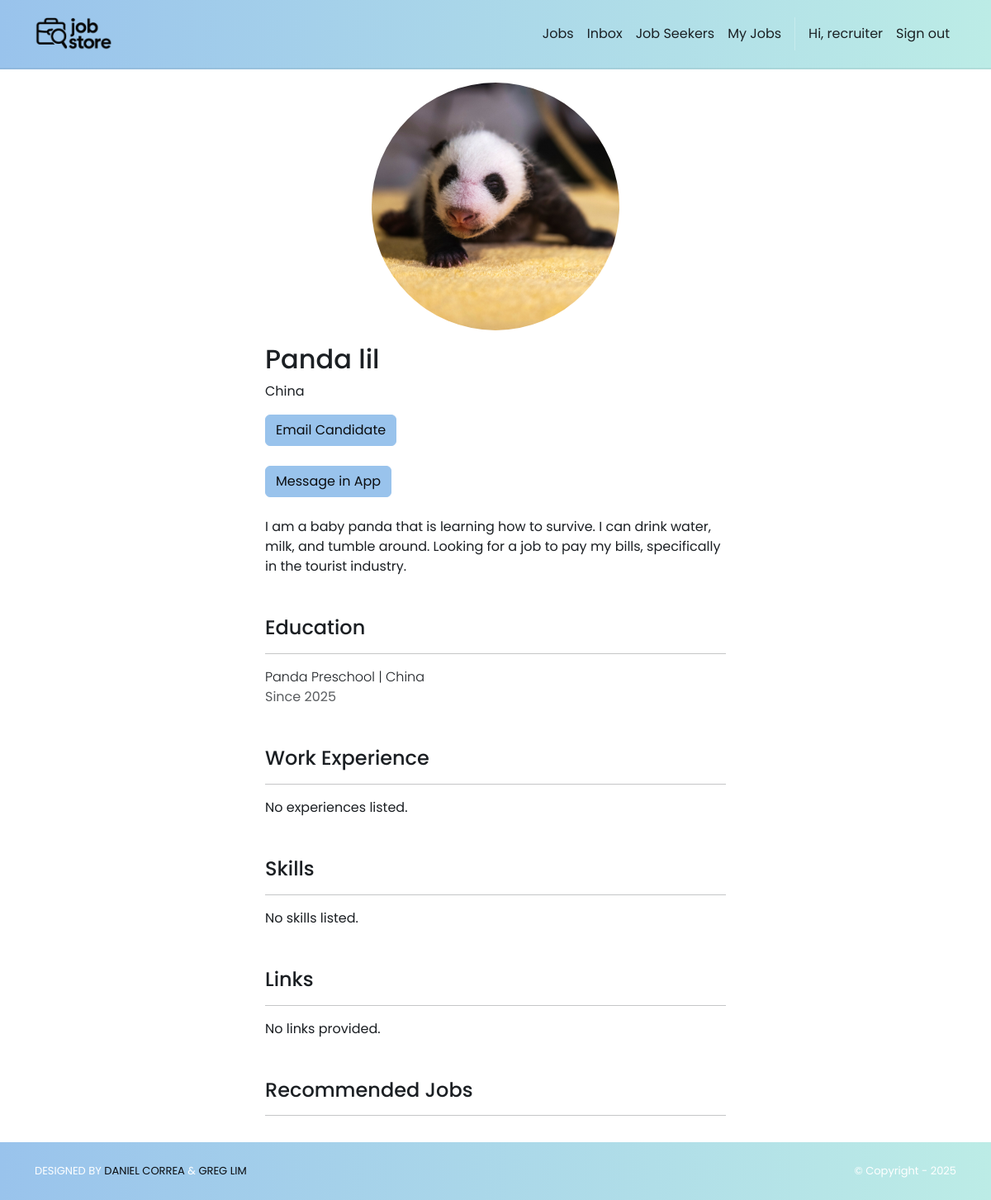
The app's page /jobSeekers/2/ (signed in) with its own data.
### accounts/models.py (models this page shows)
class User(AbstractUser):
    class Roles(models.TextChoices):
        RECRUITER = "RECRUITER", "Recruiter"
        JOB_SEEKER = "JOB_SEEKER", "Job Seeker"
    role = models.CharField(
        max_length=20, choices=Roles.choices, default=Roles.JOB_SEEKER, db_index=True
    )
    @property
    def is_recruiter(self) -> bool:
        return self.role == self.Roles.RECRUITER
    @property
    def is_jobseeker(self) -> bool:
        return self.role == self.Roles.JOB_SEEKER

### jobSeekers/models.py (models this page shows, shortened)
class JobSeeker(models.Model):
    user = models.OneToOneField(
        settings.AUTH_USER_MODEL, on_delete=models.CASCADE, related_name="jobseeker_profile"
    )
    firstName = models.CharField("First Name", max_length=255)
    lastName  = models.CharField("Last Name", max_length=255)
    location  = models.CharField("Location", max_length=255, blank=True)
    image     = models.ImageField("Profile Image", upload_to='jobSeeker_images/', null=True, blank=True)
    years_experience = models.PositiveIntegerField(null=True, blank=True)
    open_to_work = models.BooleanField(default=True)
    desired_salary_min = models.PositiveIntegerField(null=True, blank=True)
    desired_salary_max = models.PositiveIntegerField(null=True, blank=True)
    education = models.ForeignKey("Institution", on_delete=models.PROTECT, related_name="jobSeeker", null=True, blank=True)
    degree    = models.CharField(max_length=255, blank=True)
    startYear = models.IntegerField("Start Year", null=True, blank=True)
    endYear   = models.IntegerField("End Year", null=True, blank=True)
    headline   = models.TextField(blank=True)
    experience = models.ManyToManyField("Experience", related_name="jobSeeker", blank=True)
    skills     = models.ManyToManyField("Skill", related_name="jobSeeker", blank=True)
    links      = models.ManyToManyField("Link", related_name="jobSeeker", blank=True)
    hide_image = models.BooleanField(default=False)
    hide_headline = models.BooleanField(default=False)
    hide_profile = models.BooleanField(default=False)
    hide_location = models.BooleanField(default=False)

class Institution(models.Model):
    name     = models.CharField(max_length=255)
    location = models.CharField(max_length=255, blank=True)

### jobSeekers/views.py (the view)
# urls.py: path("<int:id>/", views.show, name="jobSeekers.show"),
@login_required
@recruiter_required
def show(request, id):
    jobSeeker = get_object_or_404(JobSeeker, id=id)
    template_data = {
        "jobSeeker": jobSeeker,
        "name": f"{jobSeeker.firstName} {jobSeeker.lastName}",
        "experiences": jobSeeker.experience.all(),  # ManyToMany forward relation
        "skills": jobSeeker.skills.all(),
        "links": jobSeeker.links.all(),
        "hide_profile": jobSeeker.hide_profile,
    }
    return render(request, "jobSeekers/show.html", {"template_data": template_data})

### jobStore/context_processors.py (called while the page is built)
def static_revisions(request):
    base = Path(settings.BASE_DIR)
    logo_path = base / 'jobStore' / 'static' / 'img' / 'logo.png'
    try:
        rev_logo = str(int(os.path.getmtime(logo_path)))
    except Exception:
        rev_logo = '1'
    css_path = base / 'jobStore' / 'static' / 'css' / 'style.css'
    try:
        rev_css = str(int(os.path.getmtime(css_path)))
    except Exception:
        rev_css = '1'
    return {
        'STATIC_REV_LOGO': rev_logo,
        'STATIC_REV_CSS': rev_css,
    }

### jobSeekers/templates/jobSeekers/show.html (shortened to what this page needs)
{% extends 'base.html' %}
{% block content %}
{% load static %}
<div class="p-3">
  <div class="container">
    <div class="col-md-6 mx-auto mb-3">
      <div class="mb-3 text-center">
        {% load static %}
        {% if template_data.jobSeeker.image and not template_data.jobSeeker.hide_image %}
          <img src="{{ template_data.jobSeeker.image.url }}" class="d-block mx-auto" style="width:300px;height:300px;border-radius:50%;object-fit:cover;object-position:center;" alt="{{ template_data.name }}">
        {% else %}
          <img src="{% static 'img/default_profile.jpg' %}" class="avatar-big d-block mx-auto" alt="No profile image">
        {% endif %}
      </div>
      <h2>{{ template_data.name }}</h2>
      {% if not template_data.jobSeeker.hide_location %}
        <p>{{ template_data.jobSeeker.location }}</p>
      {% endif %}
      {% if user.is_authenticated %}
        {% if user.is_recruiter or user.is_staff %}
          <div class="mt-2 mb-4">
            <a href="{% url 'jobSeekers.email_candidate' template_data.jobSeeker.id %}" class="btn btn-primary">
              Email Candidate
            </a>
          </div>
          <div class="mt-2 mb-4">
            <a href="{% url 'conversation' template_data.jobSeeker.user.username %}" class="btn btn-primary">
              Message in App
            </a>
          </div>
        {% endif %}
      {% endif %}
      {% if not template_data.jobSeeker.hide_headline %}
      <div class="mt-3">{{ template_data.jobSeeker.headline }}</div>
      {% endif %}
      <h4 class="mt-5">Education</h4>
      <hr />
      {% if template_data.jobSeeker.education.name %}
        <div class="fw-light">
          {{ template_data.jobSeeker.education.name }} | {{ template_data.jobSeeker.education.location }}
        </div>
        <div class="text-body-secondary">
          {% if template_data.jobSeeker.endYear == None %}
            Since {{ template_data.jobSeeker.startYear }}
          {% else %}
            {{ template_data.jobSeeker.startYear }} - {{ template_data.jobSeeker.endYear }}
          {% endif %}
        </div>
      {% else %}
        No education listed.
      {% endif %}
      <h4 class="mt-5">Work Experience</h4>
      <hr />
      {% for experience in template_data.experiences %}
        <div class="col-md-8 col-12 mb-5">
          <div class="fw-semibold lh-sm fs-5 text-truncate" style="max-width: 500px;">
            {{ experience.name }} | {% if not template_data.jobSeeker.hide_location %} {{ experience.location }} {% endif %}
          </div>
          <div class="text-body-secondary my-1 lh-sm mb-3">
            {% if experience.endDate == "" %}
              Since {{ experience.startDate }}
            {% else %}
              {{ experience.startDate }} - {{ experience.endDate }}
            {% endif %}
          </div>
          <div class="my-1 lh-sm mb-3">
            {{ experience.description }}
          </div>
        </div>
      {% empty %}
        <p>No experiences listed.</p>
      {% endfor %}
      <h4 class="mt-5">Skills</h4>
      <hr />
      {% for skill in template_data.skills %}
        <div class="col-md-8 col-12 mb-2">
          <span class="badge bg-secondary">{{ skill.name }}</span>
        </div>
      {% empty %}
        <p>No skills listed.</p>
      {% endfor %}
      <h4 class="mt-5">Links</h4>
      <hr />
      {% for link in template_data.links %}
        <div class="col-md-8 col-12 mb-2">
          <a href="{{ link.url }}" target="_blank">{{ link.url }}</a>
        </div>
      {% empty %}
        <p>No links provided.</p>
      {% endfor %}
      <h4 class="mt-5">Recommended Jobs</h4>
      <hr />
    </div>
  </div>
</div>
{% endblock %}

### jobStore/templates/base.html (shortened to what this page needs)
<!DOCTYPE html>
<html>
  {% load static %}
  <head>
    <link href="https://cdn.jsdelivr.net/npm/bootstrap@5.3.3/dist/css/bootstrap.min.css"
          rel="stylesheet">
    <link rel="stylesheet"
          href="https://cdnjs.cloudflare.com/ajax/libs/font-awesome/6.1.1/css/all.min.css">
    <link rel="stylesheet" type="text/css" href="{% static 'css/style.css' %}?v={{ STATIC_REV_CSS }}">
  </head>
  <body class="d-flex flex-column min-vh-100{% if request.resolver_match and request.resolver_match.url_name == 'home.index' %} is-home{% endif %}">
    <nav class="p-3 navbar navbar-light ms-brandbar navbar-expand-lg">
      <div class="container">
        <a class="navbar-brand" href="{% url 'home.index' %}">
          <img src="{% static 'img/logo.png' %}?v={{ STATIC_REV_LOGO }}" alt="logo" height="40" />
        </a>
        <div class="collapse navbar-collapse" id="navbarNavAltMarkup">
          <div class="navbar-nav ms-auto navbar-ml align-items-lg-center">
            <a class="nav-link" href="{% url 'jobs.list' %}">Jobs</a>
            {% if user.is_authenticated %}
              <a class = "nav-link" href="{% url 'inbox' %}">
                Inbox
              </a>
              {% if user.is_staff or user.is_recruiter %}
                <a class="nav-link" href="{% url 'jobSeekers.index' %}">Job Seekers</a>
                <a class="nav-link" href="{% url 'jobs.dashboard' %}">My Jobs</a>
              {% endif %}
              <span class="nav-link disabled">Hi, {{ user.username }}</span>
              <a class="nav-link" href="{% url 'logout' %}">Sign out</a>
            {% else %}
              <a class="nav-link" href="{% url 'login' %}">Log in</a>
              <a class="nav-link" href="{% url 'signup.choice' %}">Sign up</a>
            {% endif %}
          </div>
        </div>
      </div>
    </nav>
    <div class="flex-grow-1">
      {% block content %}
      {% endblock content %}
    </div>
    <section class="p-3 ms-footer-bottom">
      <div class="container d-flex justify-content-between">
        <div class="me-5 text-white">
          <span>DESIGNED BY
            <a href="https://www.x.com/danielgarax" target="_blank">DANIEL CORREA</a> &
            <a href="https://www.x.com/greglim81" target="_blank">GREG LIM</a>
          </span>
        </div>
        <div class="text-white">
          <span>© Copyright - 2025</span>
        </div>
      </div>
    </section>
  </body>
</html>

### jobStore/static/css/style.css (style rules this page uses)
:root { --bg: #ffffff; --bg-alt: #f6f7f9; --surface: #ffffff; --surface-2: #f2f3f5; --text: #1b1f23; --muted: #6b7280; --border: #e5e7eb; --brand-blue-1: #99C3EC; --brand-blue-2: #AAD2EC; --brand-cyan: #BCECE6; --brand-mint: #97E3C2; --brand-peach: #FFEED9; --brand-pink: #F69C9E; --primary: var(--brand-blue-1); --primary-contrast: #0b0d10; --link: var(--brand-blue-1); --success: var(--brand-mint); --warning: var(--brand-peach); --danger: var(--brand-pink); --shadow: 0 6px 20px rgba(0,0,0,0.08); --radius: 10px; --radius-sm: 8px; --radius-xs: 6px; --focus: 0 0 0 0.2rem rgba(153,195,236,0.35); --transition: 180ms ease; }
html, body { background: var(--bg); color: var(--text); }
body { font-family: 'Poppins', system-ui, -apple-system, Segoe UI, Roboto, Arial, sans-serif; line-height: 1.5; text-rendering: optimizeLegibility; -webkit-font-smoothing: antialiased; -moz-osx-font-smoothing: grayscale; transition: background-color var(--transition), color var(--transition); }
a { color: var(--link); }
.navbar { backdrop-filter: saturate(160%) blur(4px); }
.navbar .nav-link { opacity: 0.9; }
.ms-brandbar { background-color: #99C3EC; background: linear-gradient(90deg, var(--brand-blue-1), var(--brand-cyan)) !important; border-bottom: 2px solid rgba(0,0,0,0.06); }
.ms-brandbar .nav-link, .ms-brandbar .navbar-brand, .ms-brandbar .navbar-text { color: var(--primary-contrast) !important; }
.ms-brandbar .nav-link { position: relative; transition: color 160ms ease, transform 140ms ease; }
.ms-brandbar .nav-link::after { content: ''; position: absolute; left: 0; right: 0; bottom: -4px; height: 2px; width: 0; margin: 0 auto; background: var(--primary-contrast); transition: width 180ms ease; }
.btn-primary { background: var(--primary); border-color: var(--primary); color: var(--primary-contrast); }
.btn { transition: transform 140ms ease, box-shadow 180ms ease, filter 140ms ease; }
.ms-footer-bottom { background-color: #99C3EC; background: linear-gradient(90deg, var(--brand-blue-1), var(--brand-cyan)) !important; border-top: 0; }
.ms-footer-bottom span { font-size: 13px; line-height: 38px; }
.ms-footer-bottom a { color: var(--primary-contrast); text-decoration: none; }
.btn, .form-control, .form-select, .nav-link, .card { transition: all var(--transition); }

### records on screen
User: username "recruiter"
JobSeeker: jobSeeker.image (picture), jobSeeker.location "China", jobSeeker.headline "I am a baby panda that is learning how to survive. I can drink water, milk, and tumble around. Looking for a job to pay my bills, specifically in the tourist industry.", jobSeeker.education.name "Panda Preschool", jobSeeker.education.location "China", jobSeeker.startYear "2025"

### other values on screen
{{ template_data.name }} "Panda lil"
